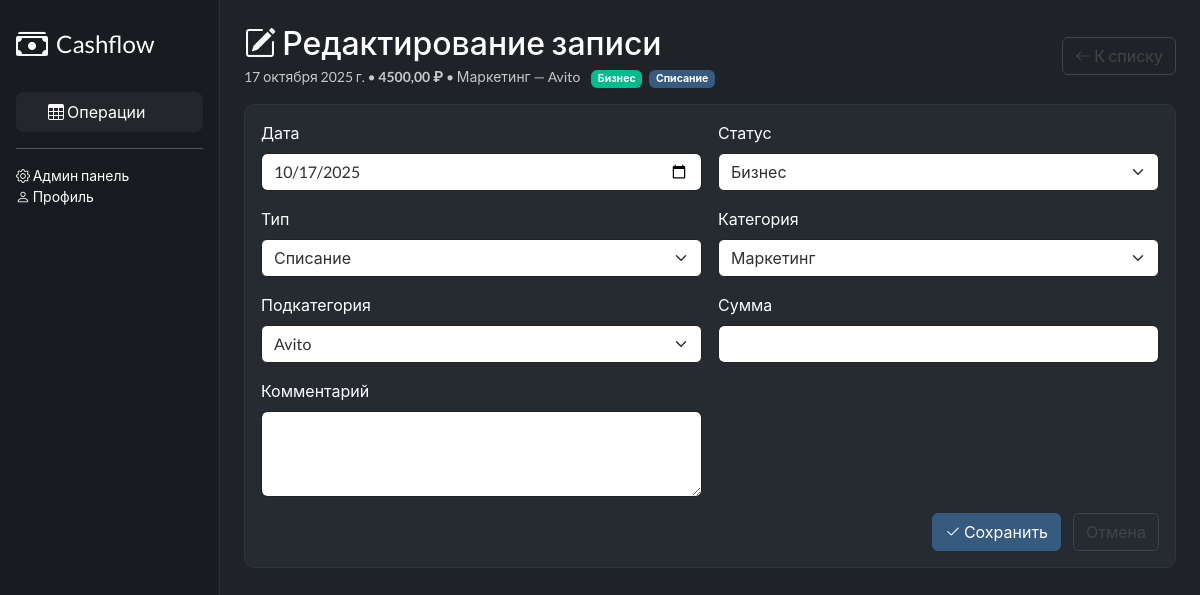
The app's page /entries/1/edit/ with its own data.
### cashflow/models.py (models this page shows, shortened)
class CashFlowEntry(models.Model):
    created_at = models.DateField(default=timezone.now)
    status = models.ForeignKey(Status, on_delete=models.PROTECT, related_name='entries')
    type = models.ForeignKey(TxType, on_delete=models.PROTECT, related_name='entries')
    category = models.ForeignKey(Category, on_delete=models.PROTECT, related_name='entries')
    subcategory = models.ForeignKey(SubCategory, on_delete=models.PROTECT, related_name='entries')
    amount = models.DecimalField(max_digits=12, decimal_places=2)
    comment = models.TextField(blank=True)
    class Meta:
        ordering = ['-created_at', '-id']
        indexes = [
            models.Index(fields=['created_at']),
            models.Index(fields=['type']),
            models.Index(fields=['category']),
            models.Index(fields=['subcategory']),
        ]

### core/models.py (models this page shows, shortened)
class Category(models.Model):
    name = models.CharField(max_length=120)
    type = models.ForeignKey('TxType', on_delete=models.PROTECT, related_name='categories')
    class Meta:
        unique_together = ('name', 'type')

class SubCategory(models.Model):
    name = models.CharField(max_length=120)
    category = models.ForeignKey('Category', on_delete=models.PROTECT, related_name='subcategories')
    class Meta:
        unique_together = ('name', 'category')

class Status(models.Model):
    name = models.CharField(max_length=100, unique=True)
    slug = models.SlugField(max_length=100, unique=True)

class TxType(models.Model):
    name = models.CharField(max_length=100, unique=True)
    slug = models.SlugField(max_length=100, unique=True)

### config/ui/views.py (the view, shortened to what this page needs)
# urls.py: path('entries/<int:pk>/edit/', entry_edit, name='entry_edit'),
@require_http_methods(['GET', 'POST'])
def entry_edit(request, pk: int):
    entry = get_object_or_404(CashFlowEntry, pk=pk)
    ctx = _base_context()
    ctx['entry'] = entry
    return render(request, 'ui/entry_form.html', ctx)

### config/ui/views.py (called while the page is built)
def _base_context():
    return {
        'types': TxType.objects.order_by('name'),
        'statuses': Status.objects.order_by('name'),
    }

### templates/ui/entry_form.html (shortened to what this page needs)
{% extends "ui/base.html" %}
{% block content %}
<div class="d-flex justify-content-between align-items-center mb-3">
  <div>
    {% if entry %}
      <h3 class="m-0"><i class="bi bi-pencil-square"></i> Редактирование записи</h3>
      <div class="text-muted small mt-1">
        {{ entry.created_at }} • <strong>{{ entry.amount|floatformat:2 }} ₽</strong> •
        {{ entry.category.name }} — {{ entry.subcategory.name }}
        <span class="badge bg-success ms-2">{{ entry.status.name }}</span>
        <span class="badge bg-primary ms-1">{{ entry.type.name }}</span>
      </div>
    {% else %}
      <h3 class="m-0"><i class="bi bi-plus-lg"></i> Новая запись</h3>
    {% endif %}
  </div>
  <a href="{% url 'entries_list' %}" class="btn btn-outline-secondary">
    <i class="bi bi-arrow-left"></i> К списку
  </a>
</div>
<div class="form-wrap">
  <div class="card">
    <div class="card-body">
      <form method="post">
        <div class="form-grid">
          <div>
            <label class="form-label">Дата</label>
            <input type="date" class="form-control" name="created_at"
                   value="{{ entry.created_at|date:'Y-m-d' }}">
          </div>
          <div>
            <label class="form-label">Статус</label>
            <select class="form-select" name="status" required>
              {% for s in statuses %}
                <option value="{{ s.id }}" {% if entry and entry.status_id == s.id %}selected{% endif %}>{{ s.name }}</option>
              {% endfor %}
            </select>
          </div>
          <div>
            <label class="form-label">Тип</label>
            <select id="type-select" class="form-select" name="type" required
                    hx-get="{% url 'hx_categories' %}"
                    hx-target="#category-select"
                    hx-trigger="change"
                    hx-include="#type-select">
              {% for t in types %}
                <option value="{{ t.id }}" {% if entry and entry.type_id == t.id %}selected{% endif %}>{{ t.name }}</option>
              {% endfor %}
            </select>
          </div>
          <div>
            <label class="form-label">Категория</label>
            <select id="category-select" class="form-select" name="category" required
        hx-get="{% url 'hx_subcategories' %}"
        hx-target="#subcategory-select"
        hx-trigger="change"
        hx-include="#category-select">
    {% if entry %}
        {% for c in entry.type.categories.all %}
        <option value="{{ c.id }}" {% if entry.category_id == c.id %}selected{% endif %}>{{ c.name }}</option>
        {% endfor %}
    {% endif %}
    </select>
          </div>
          <div>
            <label class="form-label">Подкатегория</label>
            <select id="subcategory-select" class="form-select" name="subcategory" required>
    {% if entry %}
        {% for s in entry.category.subcategories.all %}
        <option value="{{ s.id }}" {% if entry.subcategory_id == s.id %}selected{% endif %}>{{ s.name }}</option>
        {% endfor %}
    {% endif %}
    </select>
          </div>
          <div>
            <label class="form-label">Сумма</label>
            <input type="number" class="form-control" step="0.01" min="0" name="amount"
                   value="{{ entry.amount }}">
          </div>
          <div class="grid-col-span-2">
            <label class="form-label">Комментарий</label>
            <textarea class="form-control" name="comment" rows="3">{{ entry.comment }}</textarea>
          </div>
        </div>
        <div class="actions mt-3">
          <button type="submit" class="btn btn-primary"><i class="bi bi-check2"></i> Сохранить</button>
          <a href="{% url 'entries_list' %}" class="btn btn-outline-secondary">Отмена</a>
        </div>
      </form>
    </div>
  </div>
</div>
{% endblock %}

### templates/ui/base.html (style rules this page uses)
html, body { width: 100%; overflow-x: hidden; }
body { background: #1f2227; }
.card { background: #262a31; border: 1px solid #2f3540; border-radius: 10px; }
.card { display: flex; flex-direction: column; height: 100%; }
.card-body { flex: 1 1 auto; }

### templates/ui/entry_form.html (style rules this page uses)
.form-wrap { max-width: 980px; }
.form-grid { display: grid; gap: 16px; grid-template-columns: 1fr 1fr; }
.card { background: #262a31; border: 1px solid #2f3540; border-radius: 10px; }
.card-body { padding: 16px; }
.actions { display: flex; gap: 12px; justify-content: flex-end; }

### records on screen
CashFlowEntry: created_at "17 октября 2025 г.", amount "4500,00", category.name "Маркетинг", subcategory.name "Avito", status.name "Бизнес", type.name "Списание", created_at "10/17/2025", status "Бизнес", type "Списание", category "Маркетинг", subcategory "Avito"
